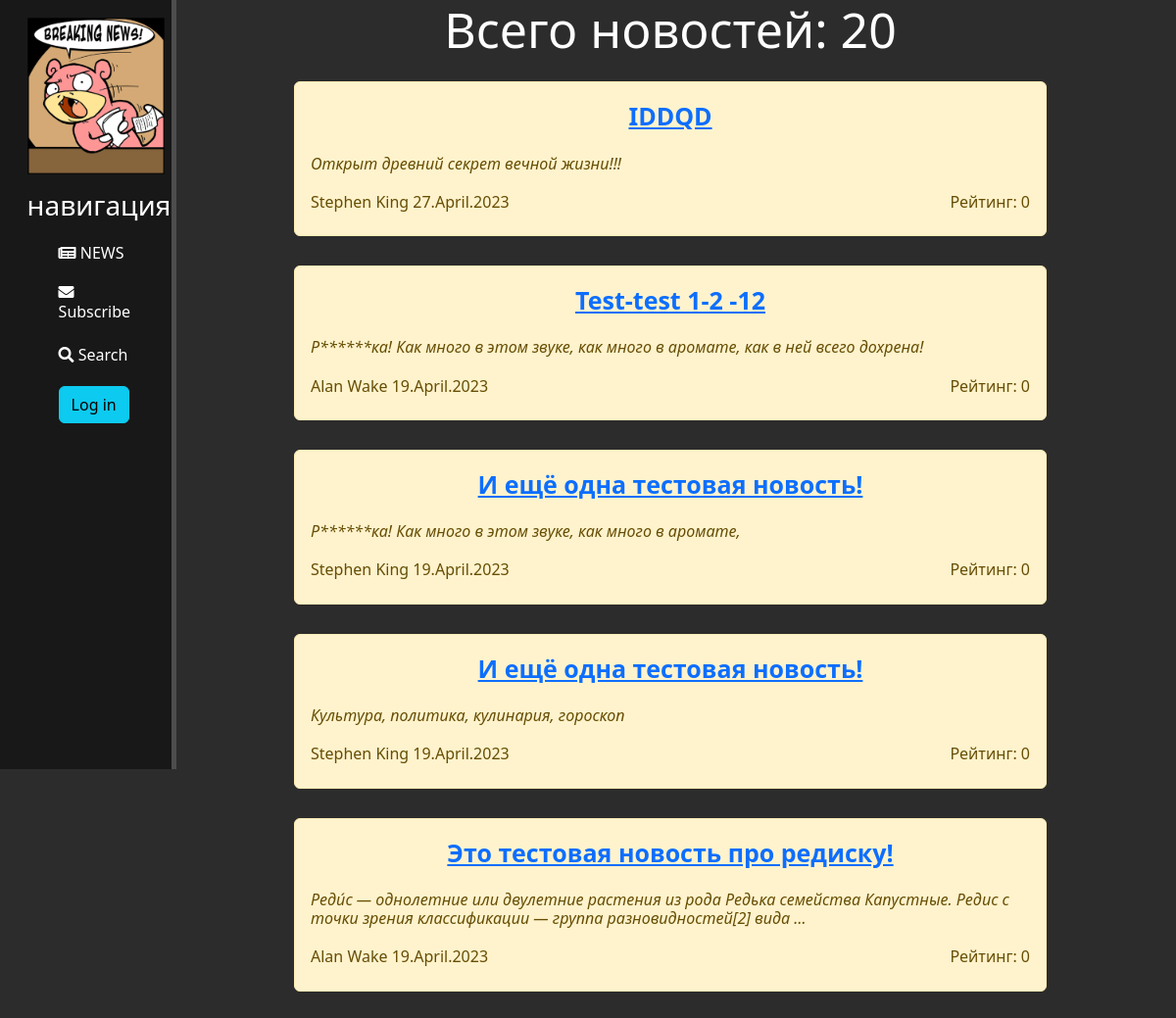
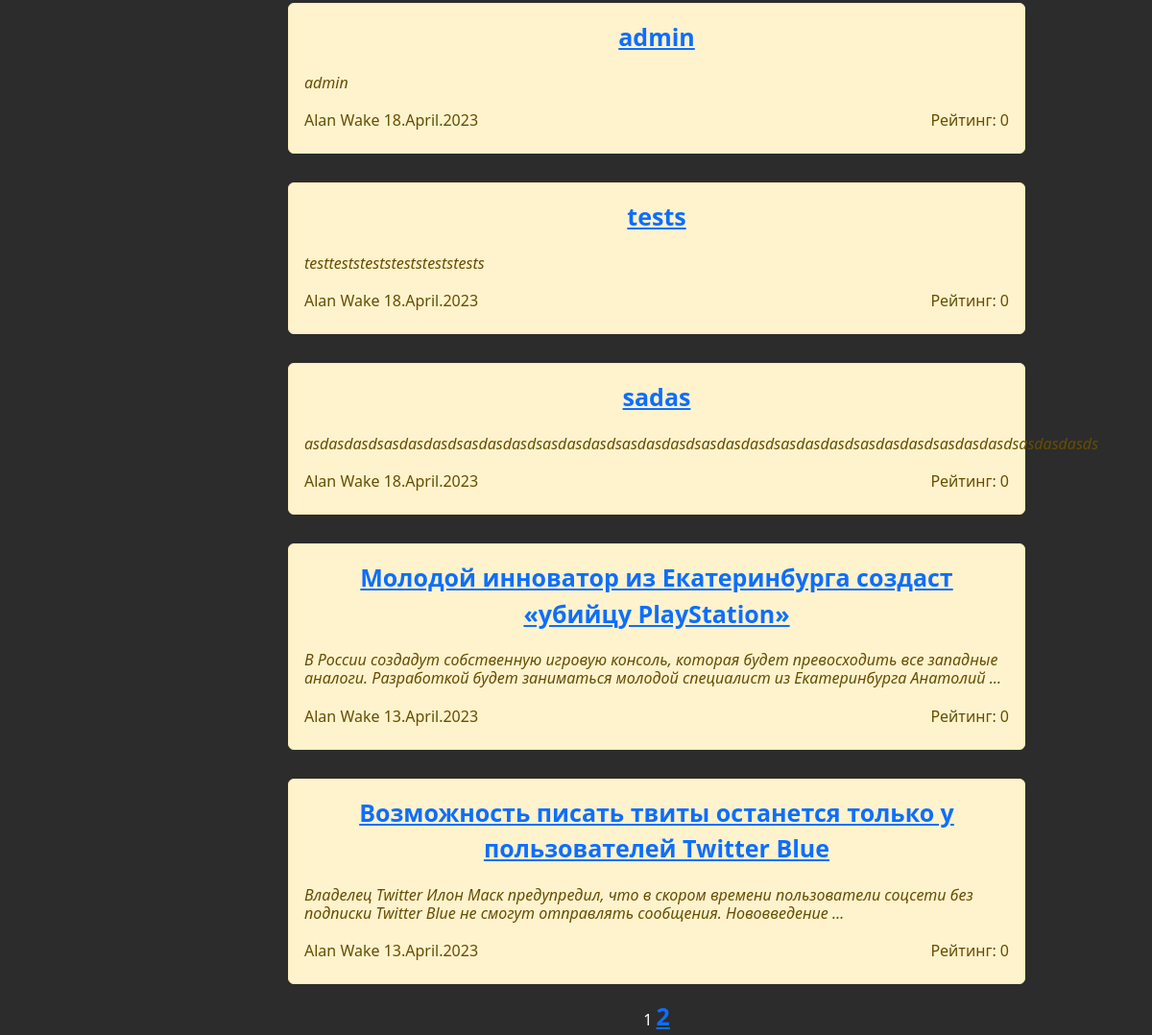
The page /posts/ on the database as committed earlier (2 pictures, top to bottom).
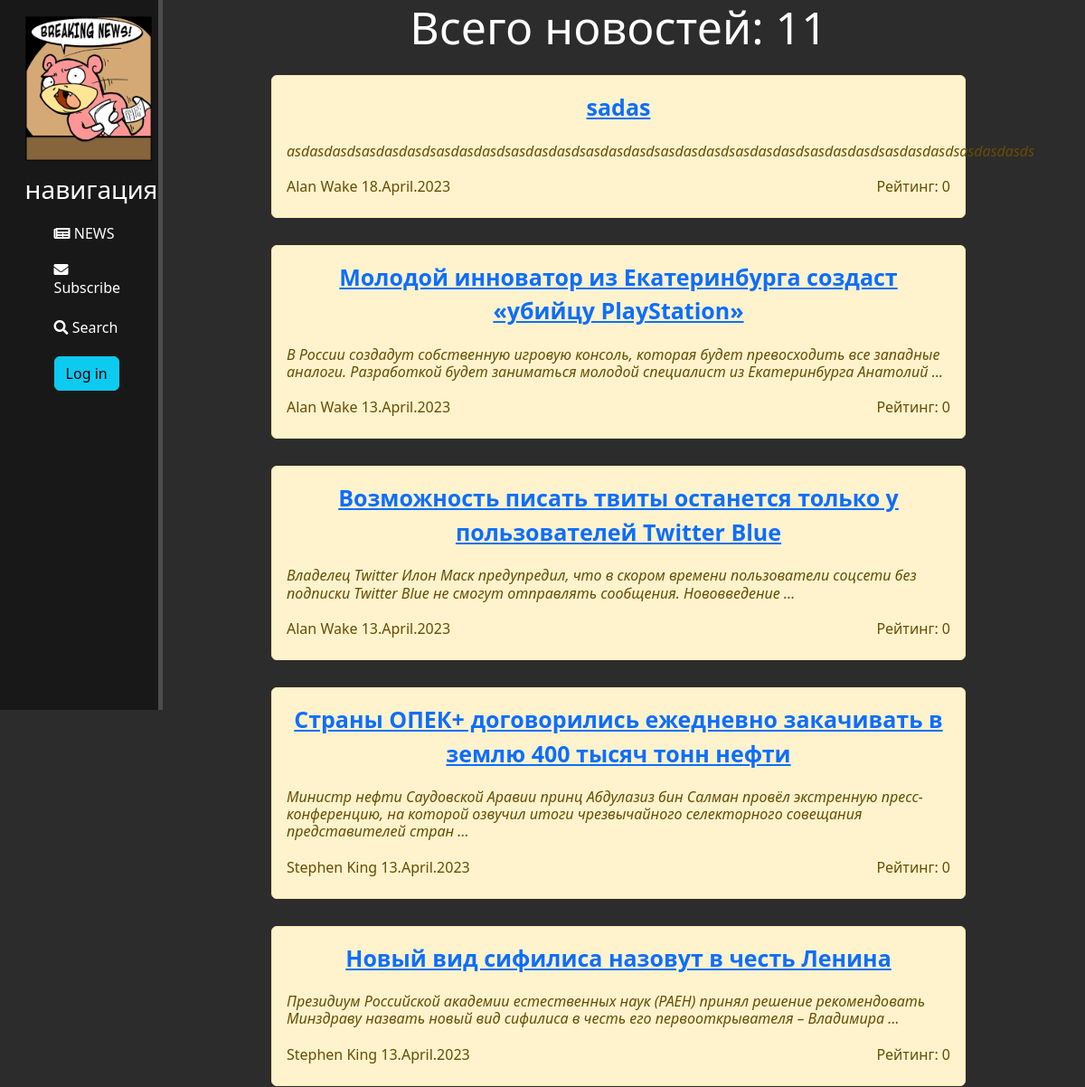
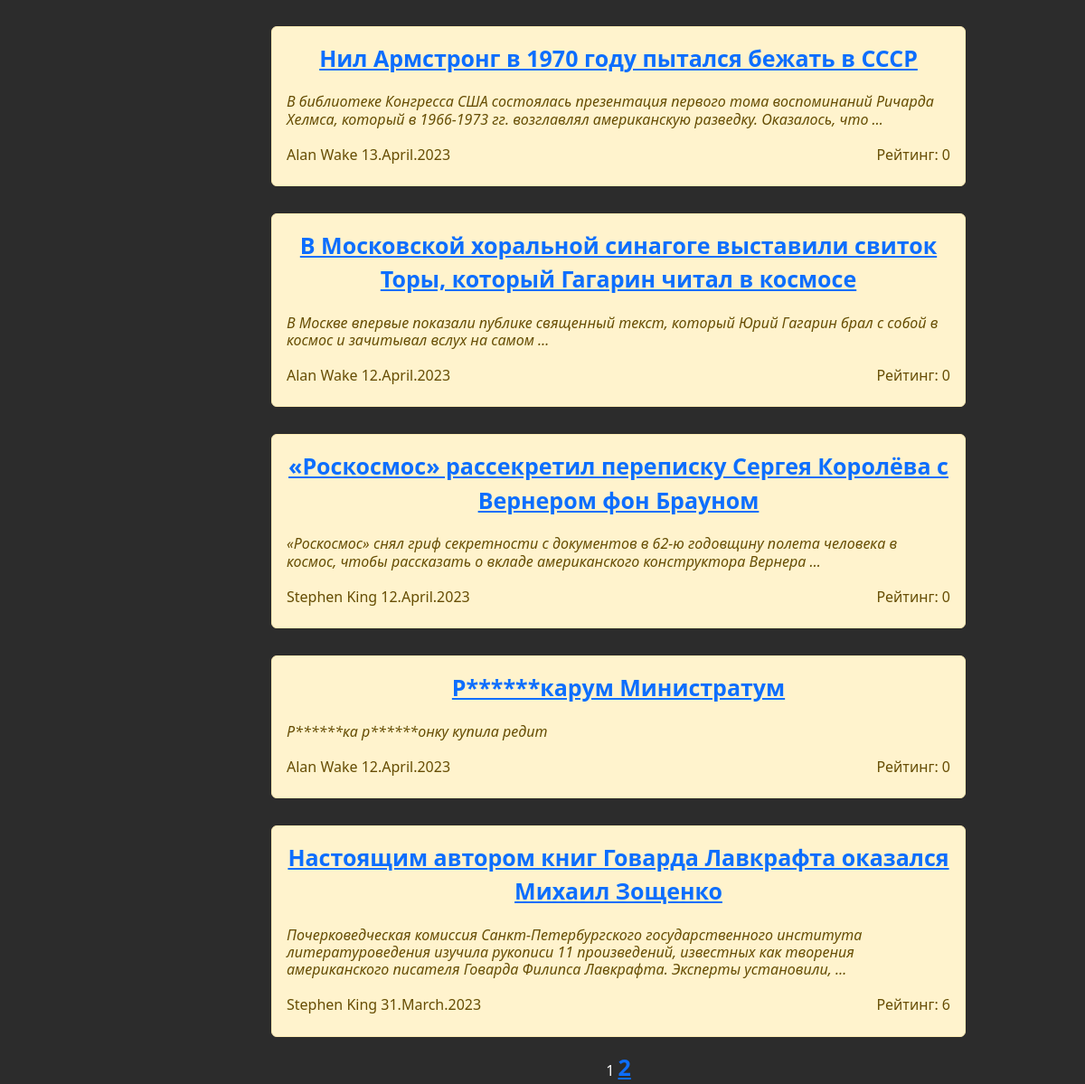
The same page on the database as committed later (2 pictures, top to bottom).
### news/models.py (models this page shows, shortened)
class Post(models.Model):
    ar = 'Article'
    nw = 'News'
    post_types = [
        (ar, 'Article'),
        (nw, 'News')
    ]
    post_type = models.CharField(max_length=7, choices=post_types, default=nw)
    t_creation = models.DateTimeField(auto_now_add=True)
    title = models.CharField(max_length=255)
    content = models.TextField()
    rating = models.IntegerField(default=0, db_column='rating')
    author = models.ForeignKey('Author', on_delete=models.CASCADE, related_name='post')
    category = models.ManyToManyField('Category', blank=True, through='PostCategory', verbose_name='Категории')  # Связь многие к многим

class Author(models.Model):
    full_name = models.CharField(max_length=100)
    rating = models.IntegerField(default=0) # значение вычисляется в update_rating
    user = models.ForeignKey('auth.User', on_delete=models.CASCADE) # связь с методом User один к одному
    def update_rating(self):
        r_comments_by_author = Comment.objects.filter(user_id=self.user.id).aggregate(models.Sum('rating'))['rating__sum'] # new variant
        r_posts = Post.objects.filter(author_id=self).aggregate(models.Sum('rating')) #суммарный рейтинг за посты
        post_ids = Post.objects.filter(author_id=self).values_list('id', flat=True) #(flat=True) чтобы получить одним списком id всех постов этого автора
        r_comments_to_author_posts = Comment.objects.filter(post_id__in=post_ids).aggregate(models.Sum('rating'))['rating__sum']
        print(r_posts, r_posts['rating__sum'], r_comments_by_author, r_comments_to_author_posts)
        self.rating = (int(r_posts['rating__sum']) * 3) + int(r_comments_by_author) + int(r_comments_to_author_posts)
        print(self.rating)
        self.save()
    def __str__(self):
        return self.full_name

### news/views.py (the view)
# urls.py: path('posts/', include('news.urls')),  # < Подключаем представления сначала в news\urls.py находим  PostsList.as_view, => views.py template_name = 'posts.html'
class PostsList(ListView):
    model = Post # Указываем модель, объекты которой мы будем выводить
    ordering = '-t_creation' # Заметка. Тут надо добавить сортировку по времени
    template_name = 'posts.html'  # Указываем имя шаблона, с инструкциями по отображению объектов модели
    context_object_name = 'posts'  # Это имя списка где лежат все объекты. К нему обращаемся в html-шаблоне.
    paginate_by = 10
    def get_queryset(self):
        queryset = super().get_queryset()  # Получаем обычный запрос
        self.filterset = PostFilter(self.request.GET, queryset)  # Используем наш класс фильтрации. self.request.GET содержит объект QueryDict,
        return self.filterset.qs  # Возвращаем из функции отфильтрованный список постов
    def get_context_data(self, **kwargs):  # Метод get_context_data позволяет нам изменить набор данных, который будет передан в шаблон.
        context = super().get_context_data(**kwargs)
        context['filterset'] = self.filterset  # Добавляем в контекст объект фильтрации.
        context['post_count'] = Post.objects.count()
        return context

### news/templatetags/custom_filters.py (called while the page is built)
@register.filter()  # фильтр для цензуры
def censor(value):
   for word in bad_words:
      if word.lower() in value.lower():
         value = value.replace(word[1:-2], '*' * (len(word)-1))
   return value

### news/templatetags/custom_tags.py (called while the page is built)
@register.simple_tag(takes_context=True)
def url_replace(context, **kwargs):
   d = context['request'].GET.copy()
   for k, v in kwargs.items():
       d[k] = v
   return d.urlencode()

### templates/Posts.html (shortened to what this page needs)
{% extends 'flatpages/layout.html' %}
{% load custom_filters %}
{% load custom_tags %}
{% block content %}
    <div class="features">
       {% if posts %}
            <h1>Всего новостей: {{ post_count }}</h1>
           {% for post in posts %}
            <div class="alert alert-warning">
               <a href="{% url 'post_full' pk=post.pk %}">{{post.title|censor}}</a>
               <h6 style="text-align: left; font-style: italic;">{{post.content|truncatewords:20|censor}}</h6>
                <div style="display: flex; justify-content: space-between; align-items: center;">
                   <h6>{{post.author}} {{post.t_creation|date:"j.F.Y" }}</h6>
                    <h6>Рейтинг: {{post.rating}}</h6>
                </div>
            </div>
           {% endfor %}
       {% else %}
           <h2>Конец истории</h2>
       {% endif %}
       {{ page_obj.number }}
       {% if page_obj.has_next %}
           <a href="?{% url_replace page=page_obj.next_page_number %}">{{ page_obj.next_page_number }}</a>
       {% endif %}
    </div>
{% endblock content %}

Rows that differ between the two databases and show on the page:
removed Post: title|censor "IDDQD", content|censor "Открыт древний секрет вечной жизни!!!", author "Stephen King", t_creation "27.April.2023", rating "0"
removed Post: title|censor "Test-test 1-2 -12", content|censor "Р******ка! Как много в этом звуке, как много в аромате, как в ней всего дохрена!", author "Alan Wake", t_creation "19.April.2023", rating "0"
removed Post: title|censor "И ещё одна тестовая новость!", content|censor "Р******ка! Как много в этом звуке, как много в аромате,", author "Stephen King", t_creation "19.April.2023", rating "0"
removed Post: title|censor "И ещё одна тестовая новость!", content|censor "Культура, политика, кулинария, гороскоп", author "Stephen King", t_creation "19.April.2023", rating "0"
removed Post: title|censor "Это тестовая новость про редиску!", content|censor "Реди́с — однолетние или двулетние растения из рода Редька семейства Капустные. Редис с точки зрения классификации — группа разновидностей[2] вида …", author "Alan Wake", t_creation "19.April.2023", rating "0"
removed Post: title|censor "admin", content|censor "admin", author "Alan Wake", t_creation "18.April.2023", rating "0"
removed Post: title|censor "tests", content|censor "testteststeststeststeststests", author "Alan Wake", t_creation "18.April.2023", rating "0"
now on this page (row unchanged): Post: title|censor "Страны ОПЕК+ договорились ежедневно закачивать в землю 400 тысяч тонн нефти", content|censor "Министр нефти Саудовской Аравии принц Абдулазиз бин Салман провёл экстренную пресс-конференцию, на которой озвучил итоги чрезвычайного селекторного совещания представителей стран …", author "Stephen King", t_creation "13.April.2023", rating "0"
now on this page (row unchanged): Post: title|censor "Новый вид сифилиса назовут в честь Ленина", content|censor "Президиум Российской академии естественных наук (РАЕН) принял решение рекомендовать Минздраву назвать новый вид сифилиса в честь его первооткрывателя – Владимира …", author "Stephen King", t_creation "13.April.2023", rating "0"
now on this page (row unchanged): Post: title|censor "Нил Армстронг в 1970 году пытался бежать в СССР", content|censor "В библиотеке Конгресса США состоялась презентация первого тома воспоминаний Ричарда Хелмса, который в 1966-1973 гг. возглавлял американскую разведку. Оказалось, что …", author "Alan Wake", t_creation "13.April.2023", rating "0"
now on this page (row unchanged): Post: title|censor "В Московской хоральной синагоге выставили свиток Торы, который Гагарин читал в космосе", content|censor "В Москве впервые показали публике священный текст, который Юрий Гагарин брал с собой в космос и зачитывал вслух на самом …", author "Alan Wake", t_creation "12.April.2023", rating "0"
now on this page (row unchanged): Post: title|censor "«Роскосмос» рассекретил переписку Сергея Королёва с Вернером фон Брауном", content|censor "«Роскосмос» снял гриф секретности с документов в 62-ю годовщину полета человека в космос, чтобы рассказать о вкладе американского конструктора Вернера …", author "Stephen King", t_creation "12.April.2023", rating "0"
now on this page (row unchanged): Post: title|censor "Р******карум Министратум", content|censor "Р******ка р******онку купила редит", author "Alan Wake", t_creation "12.April.2023", rating "0"
now on this page (row unchanged): Post: title|censor "Настоящим автором книг Говарда Лавкрафта оказался Михаил Зощенко", content|censor "Почерковедческая комиссия Санкт-Петербургского государственного института литературоведения изучила рукописи 11 произведений, известных как творения американского писателя Говарда Филипса Лавкрафта. Эксперты установили, …", author "Stephen King", t_creation "31.March.2023", rating "6"
